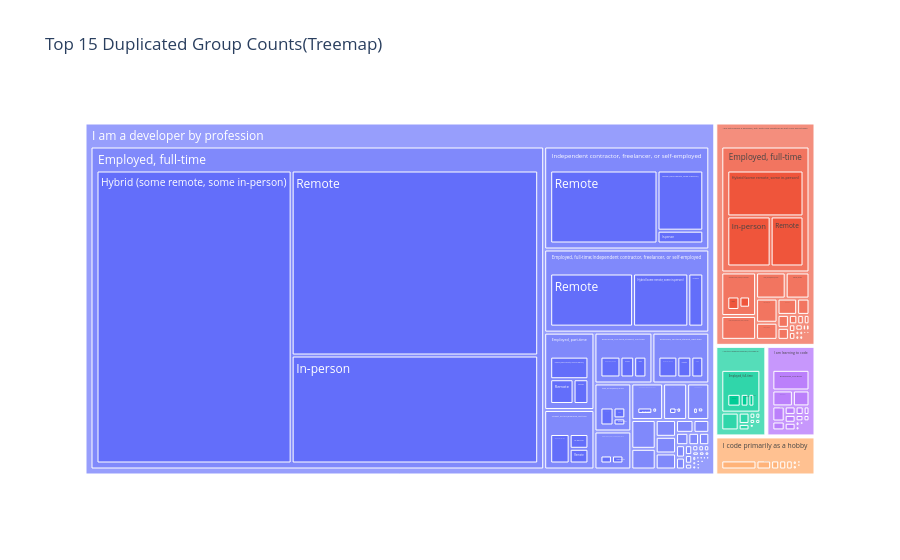

Notebook code for this chart:
### Code cell
fig = px.treemap(
    dup_summary,
    path=['MainBranch', 'Employment', 'RemoteWork'],
    values='count',
    title='Top 15 Duplicated Group Counts(Treemap)'
)
fig.show()

### Figure 1 — Plotly figure (JSON) as saved in the notebook; plotly's stock layout.template omitted (floating-point values rounded to 4 significant figures; data arrays with more than 128 entries replaced by an {"elided": "..."} marker saying what was removed)
{"data": [{"branchvalues": "total", "domain": {"x": [0, 1], "y": [0, 1]}, "hovertemplate": "labels=%{label}<br>count=%{value}<br>parent=%{parent}<br>id=%{id}<extra></extra>", "ids": {"elided": "474 str values"}, "labels": {"elided": "474 str values"}, "name": "", "parents": {"elided": "474 str values"}, "type": "treemap", "values": {"elided": "474 float values"}}], "layout": {"legend": {"tracegroupgap": 0}, "title": {"text": "Top 15 Duplicated Group Counts(Treemap)"}}}
